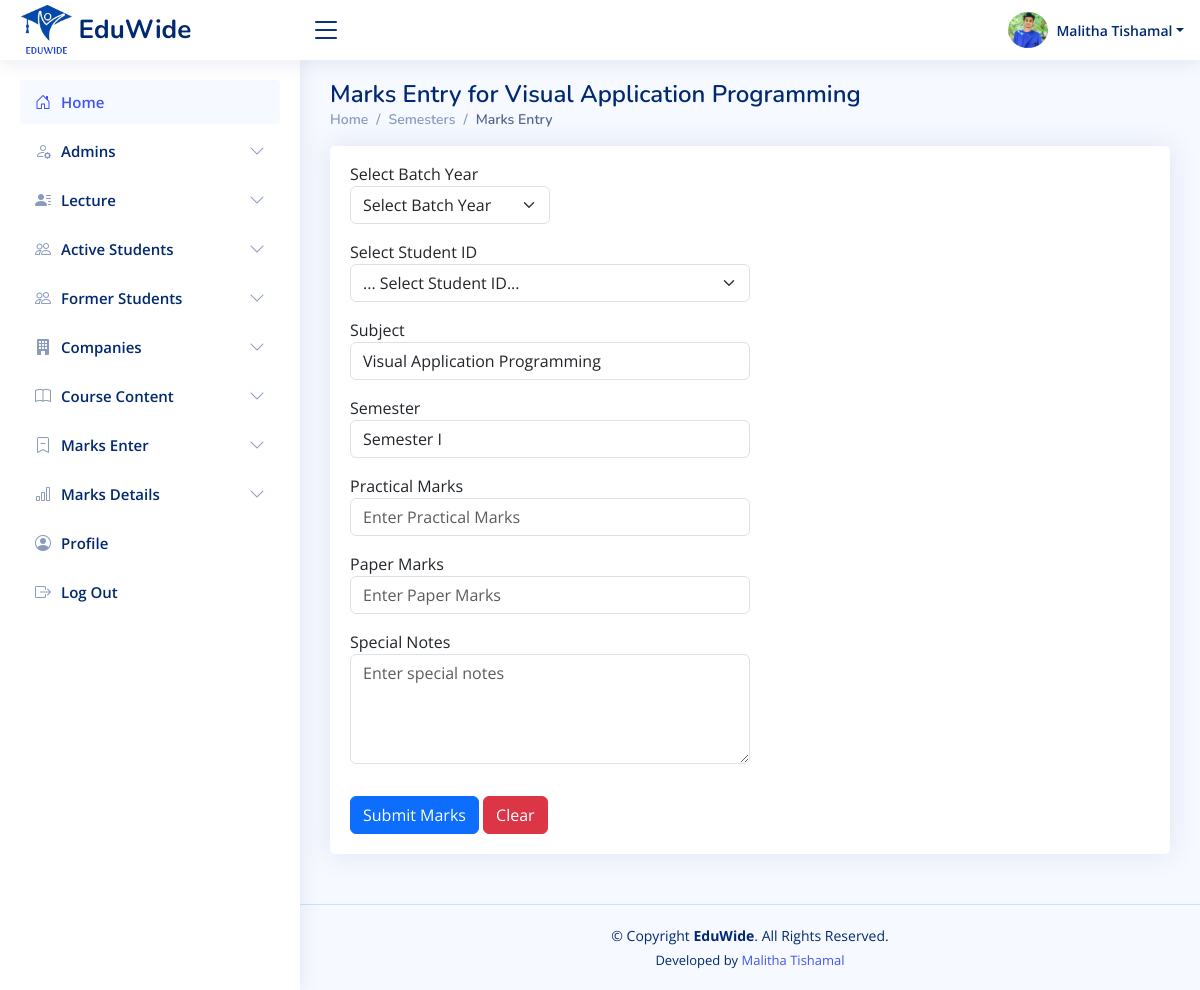
Screenshot of /admin/marks-entry.php?subject_id=1 (signed in) with the database file from the repository.
### tables this page shows
CREATE TABLE `subjects` (
  `id` int(11) NOT NULL,
  `semester` varchar(50) DEFAULT NULL,
  `code` varchar(20) DEFAULT NULL,
  `name` varchar(255) DEFAULT NULL,
  `description` varchar(255) DEFAULT NULL
);

### admin/marks-entry.php (the view, shortened to what this page needs)
<?php
require_once '../includes/db-conn.php';
$user_id = $_SESSION['admin_id'];
$sql = "SELECT * FROM admins WHERE id = ?";
$stmt = $conn->prepare($sql);
$stmt->bind_param("i", $user_id);
$stmt->execute();
$result = $stmt->get_result();
$user = $result->fetch_assoc();
if (isset($_GET['subject_id'])) {
    $subject_id = $_GET['subject_id'];
    $subject_sql = "SELECT * FROM subjects WHERE id = ?";
    $stmt = $conn->prepare($subject_sql);
    $stmt->bind_param("i", $subject_id);
    $stmt->execute();
    $subject_result = $stmt->get_result();
    $subject = $subject_result->fetch_assoc();
} else {
    header("Location: ../index.php");
    exit();
}
?>
<!DOCTYPE html>
<html lang="en">
<head>
    <?php include_once("../includes/css-links-inc.php"); ?>
</head>
<body>
    <?php include_once("../includes/header.php") ?>
    <?php include_once("../includes/sadmin-sidebar.php") ?>
    <main id="main" class="main">
        <div class="pagetitle">
            <h1>Marks Entry for <?php echo htmlspecialchars($subject['name']); ?></h1>
            <nav>
                <ol class="breadcrumb">
                    <li class="breadcrumb-item"><a href="">Home</a></li>
                    <li class="breadcrumb-item"><a href="">Semesters</a></li>
                    <li class="breadcrumb-item active">Marks Entry</li>
                </ol>
            </nav>
        </div>
        <section class="section">
            <div class="row">
                <div class="col-lg-12">
                    <div class="card">
                        <div class="card-body">
                            <form action="process-marks-entry.php" method="POST">
                                <div class="form-group mb-3 mt-3">
                                    <label for="year">Select Batch Year</label>
                                    <select class="form-select w-25" id="year" name="year" required>
                                        <option value="">Select Batch Year</option>
                                    </select>
                                </div>
                                <div class="form-group mb-3">
                                    <label for="studentId">Select Student ID</label>
                                    <select class="form-select w-50" id="studentId" name="studentId" required>
                                        <option value="">... Select Student ID...</option>
                                    </select>
                                </div>
                                <div class="form-group mb-3 mt-3">
                                    <label for="subject">Subject</label>
                                    <input type="text" class="form-control w-50" id="subject" name="subject" value="<?php echo htmlspecialchars($subject['name']); ?>" readonly>
                                </div>
                                <div class="form-group mb-3 mt-3">
                                    <label for="subject">Semester</label>
                                    <input type="text" class="form-control w-50" id="semester" name="semestersubject" value="<?php echo htmlspecialchars($subject['semester']); ?>" readonly>
                                </div>
                                <div class="form-group mb-3">
                                    <label for="practicalMarks">Practical Marks</label>
                                    <input type="number" class="form-control w-50" id="practicalMarks" name="practicalMarks" placeholder="Enter Practical Marks" min="0" max="100" required>
                                </div>
                                <div class="form-group mb-3">
                                    <label for="paperMarks">Paper Marks</label>
                                    <input type="number" class="form-control w-50" id="paperMarks" name="paperMarks" placeholder="Enter Paper Marks" min="0" max="100" required>
                                </div>
                                <div class="form-group mb-3">
                                    <label for="specialnotes">Special Notes</label>
                                    <textarea class="form-control w-50" id="specialnotes" name="specialnotes" rows="4" placeholder="Enter special notes"></textarea>
                                </div>
                                <button type="submit" class="btn btn-primary mt-3">Submit Marks</button>
                                <button type="reset" class="btn btn-danger mt-3">Clear</button>
                            </form>
                        </div>
                    </div>
                </div>
            </div>
        </section>
    </main>
    <?php include_once("../includes/footer.php") ?>
</body>
</html>

### includes/header.php (shortened to what this page needs)
<header id="header" class="header fixed-top d-flex align-items-center">
    <div class="d-flex align-items-center justify-content-between">
        <a href="" class="logo d-flex align-items-center">
            <img src="<?php echo $base_url; ?>assets/images/logos/eduwide-logo.png" alt="">
            <span class="d-none d-lg-block">EduWide</span>
        </a>
        <i class="bi bi-list toggle-sidebar-btn"></i>
    </div>
    <nav class="header-nav ms-auto">
        <ul class="d-flex align-items-center">
            <?php
                $profilePic = isset($user['profile_picture']) && $user['profile_picture'] ? $user['profile_picture'] : 'default.png';
            ?>
            <li class="nav-item dropdown pe-3">
                <a class="nav-link nav-profile d-flex align-items-center pe-0" href="#" data-bs-toggle="dropdown">
                   <img id="profilePicture" src="<?php echo $profilePic; ?>" alt="Profile Picture" class="rounded-circle" style="width: 40px !important; height: 40px !important; object-fit: cover;">
                    <span class="d-none d-md-block dropdown-toggle ps-2"><?php echo htmlspecialchars($user['username']); ?></span>
                </a>
            </li>
        </ul>
    </nav>
</header>

### assets/css/style.css (style rules this page uses)
:root { scroll-behavior: smooth; }
body { font-family: "Open Sans", sans-serif; background: #f6f9ff; color: #444444; }
a { color: #4154f1; text-decoration: none; }
h1, h2, h3, h4, h5, h6 { font-family: "Nunito", sans-serif; }
#main { margin-top: 60px; padding: 20px 30px; transition: all 0.3s; }
.pagetitle { margin-bottom: 10px; }
.pagetitle h1 { font-size: 24px; margin-bottom: 0; font-weight: 600; color: #012970; }
.card { margin-bottom: 30px; border: none; border-radius: 5px; box-shadow: 0px 0 30px rgba(1, 41, 112, 0.1); }
.card-body { padding: 0 20px 20px 20px; }
.breadcrumb { font-size: 14px; font-family: "Nunito", sans-serif; color: #899bbd; font-weight: 600; }
.breadcrumb a { color: #899bbd; transition: 0.3s; }
.breadcrumb .breadcrumb-item::before { color: #899bbd; }
.breadcrumb .active { color: #51678f; font-weight: 600; }
.logo { line-height: 1; }
@media (min-width: 1200px) { .logo { width: 280px; } }
.logo img { max-height: 50px; margin-right: 6px; }
.logo span { font-size: 26px; font-weight: 700; color: #012970; font-family: "Nunito", sans-serif; }
.header { transition: all 0.5s; z-index: 997; height: 60px; box-shadow: 0px 2px 20px rgba(1, 41, 112, 0.1); background-color: #fff; padding-left: 20px; }
.header .toggle-sidebar-btn { font-size: 32px; padding-left: 10px; cursor: pointer; color: #012970; }
.header-nav ul { list-style: none; }
.header-nav>ul { margin: 0; padding: 0; }
.header-nav .nav-profile { color: #012970; }
.header-nav .nav-profile img { max-height: 36px; }
.header-nav .nav-profile span { font-size: 14px; font-weight: 600; }
@media (min-width: 1200px) { #main, #footer { margin-left: 300px; } }

### rows the page displays
subjects: name "Visual Application Programming", subject "Visual Application Programming", semestersubject "Semester I"

### other values shown
$user['username'] "Malitha Tishamal"
